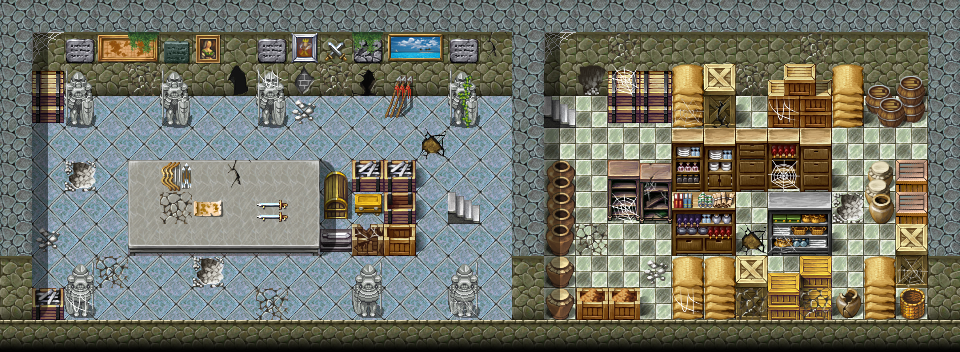

A level layout from a 2D game, rendered from its tile map. Below: a short description, then the map file with tile-grid data replaced by summaries:
An orthogonal 30x11 tile map with 32x32 px tiles, 3 tile layers (Ground, Objects, Above), 1 hidden layer not drawn, 28 tilesets and 11 objects (6x spawn, 3x script, 2x mapchange).

<map version="1.0" orientation="orthogonal" width="30" height="11" tilewidth="32" tileheight="32">
    <tileset firstgid="1" name="map_22" tilewidth="32" tileheight="32">
        <image source="../drawable/map_22.png" width="256" height="256" />
    </tileset>
    <tileset firstgid="65" name="map_5" tilewidth="32" tileheight="32">
        <image source="../drawable/map_5.png" width="256" height="256" />
    </tileset>
    <tileset firstgid="129" name="map_12" tilewidth="32" tileheight="32">
        <image source="../drawable/map_12.png" width="256" height="256" />
    </tileset>
    <tileset firstgid="193" name="map_11" tilewidth="32" tileheight="32">
        <image source="../drawable/map_11.png" width="256" height="256" />
    </tileset>
    <tileset firstgid="257" name="map_27" tilewidth="32" tileheight="32">
        <image source="../drawable/map_27.png" width="256" height="256" />
    </tileset>
    <tileset firstgid="321" name="map_43" tilewidth="32" tileheight="32">
        <image source="../drawable/map_43.png" width="256" height="256" />
    </tileset>
    <tileset firstgid="385" name="map_7" tilewidth="32" tileheight="32">
        <image source="../drawable/map_7.png" width="256" height="256" />
    </tileset>
    <tileset firstgid="449" name="map_10" tilewidth="32" tileheight="32">
        <image source="../drawable/map_10.png" width="256" height="256" />
    </tileset>
    <tileset firstgid="513" name="map_23" tilewidth="32" tileheight="32">
        <image source="../drawable/map_23.png" width="256" height="256" />
    </tileset>
    <tileset firstgid="577" name="map_8" tilewidth="32" tileheight="32">
        <image source="../drawable/map_8.png" width="256" height="256" />
    </tileset>
    <tileset firstgid="641" name="map_3" tilewidth="32" tileheight="32">
        <image source="../drawable/map_3.png" width="256" height="256" />
    </tileset>
    <tileset firstgid="705" name="map_16" tilewidth="32" tileheight="32">
        <image source="../drawable/map_16.png" width="256" height="256" />
    </tileset>
    <tileset firstgid="769" name="map_0" tilewidth="32" tileheight="32">
        <image source="../drawable/map_0.png" width="256" height="256" />
    </tileset>
    <tileset firstgid="833" name="map_9" tilewidth="32" tileheight="32">
        <image source="../drawable/map_9.png" width="256" height="256" />
    </tileset>
    <tileset firstgid="897" name="map_1" tilewidth="32" tileheight="32">
        <image source="../drawable/map_1.png" width="256" height="256" />
    </tileset>
    <tileset firstgid="961" name="map_25" tilewidth="32" tileheight="32">
        <image source="../drawable/map_25.png" width="256" height="256" />
    </tileset>
    <tileset firstgid="1025" name="map_21" tilewidth="32" tileheight="32">
        <image source="../drawable/map_21.png" width="256" height="256" />
    </tileset>
    <tileset firstgid="1089" name="map_2" tilewidth="32" tileheight="32">
        <image source="../drawable/map_2.png" width="256" height="256" />
    </tileset>
    <tileset firstgid="1153" name="map_32" tilewidth="32" tileheight="32">
        <image source="../drawable/map_32.png" width="256" height="256" />
    </tileset>
    <tileset firstgid="1217" name="map_6" tilewidth="32" tileheight="32">
        <image source="../drawable/map_6.png" width="256" height="256" />
    </tileset>
    <tileset firstgid="1281" name="map_17" tilewidth="32" tileheight="32">
        <image source="../drawable/map_17.png" width="256" height="256" />
    </tileset>
    <tileset firstgid="1345" name="map_14" tilewidth="32" tileheight="32">
        <image source="../drawable/map_14.png" width="256" height="256" />
    </tileset>
    <tileset firstgid="1409" name="map_15" tilewidth="32" tileheight="32">
        <image source="../drawable/map_15.png" width="256" height="256" />
    </tileset>
    <tileset firstgid="1473" name="map_20" tilewidth="32" tileheight="32">
        <image source="../drawable/map_20.png" width="256" height="256" />
    </tileset>
    <tileset firstgid="1537" name="map_19" tilewidth="32" tileheight="32">
        <image source="../drawable/map_19.png" width="256" height="256" />
    </tileset>
    <tileset firstgid="1601" name="map_18" tilewidth="32" tileheight="32">
        <image source="../drawable/map_18.png" width="256" height="256" />
    </tileset>
    <tileset firstgid="1665" name="map_40" tilewidth="32" tileheight="32">
        <image source="../drawable/map_40.png" width="256" height="256" />
    </tileset>
    <tileset firstgid="1729" name="map_37" tilewidth="32" tileheight="32">
        <image source="../drawable/map_37.png" width="256" height="256" />
    </tileset>
    <layer name="Ground" width="30" height="11">
        <data>[330 cells, 330 non-empty, 17 distinct tile ids]</data>
    </layer>
    <layer name="Objects" width="30" height="11">
        <data>[330 cells, 124 non-empty, 73 distinct tile ids]</data>
    </layer>
    <layer name="Above" width="30" height="11">
        <data>[330 cells, 61 non-empty, 28 distinct tile ids]</data>
    </layer>
    <layer name="Walkable" width="30" height="11" visible="0">
        <data>[330 cells, 218 non-empty, 1 distinct tile ids]</data>
    </layer>
    <objectgroup name="Mapevents" visible="0">
        <object name="up1" type="mapchange" x="448" y="192" width="32" height="32">
            <properties>
                <property name="map" value="stoutford_castle0" />
                <property name="place" value="down1" />
            </properties>
        </object>
        <object name="up2" type="mapchange" x="544" y="96" width="32" height="32">
            <properties>
                <property name="map" value="stoutford_castle0" />
                <property name="place" value="down2" />
            </properties>
        </object>
        <object name="stn_gyra_m11_3b" type="script" x="416" y="224" width="96" height="32" />
        <object name="stn_gyra_m11_3" type="script" x="416" y="160" width="96" height="32" />
        <object name="stn_gyra_m11_2" type="script" x="576" y="96" width="32" height="96" />
    </objectgroup>
    <objectgroup name="Spawn">
        <object name="erwyn_knight" type="spawn" x="32" y="128" width="448" height="160">
            <properties>
                <property name="spawngroup" value="erwyn_knight" />
            </properties>
        </object>
        <object name="erwyn_servant" type="spawn" x="544" y="128" width="320" height="160">
            <properties>
                <property name="quantity" value="2" />
                <property name="spawngroup" value="erwyn_servant" />
            </properties>
        </object>
        <object name="stn_gyra" type="spawn" x="864" y="224" width="32" height="32">
            <properties>
                <property name="spawngroup" value="stn_gyra" />
            </properties>
        </object>
        <object name="stn_gyra1" type="spawn" x="832" y="224" width="64" height="64">
            <properties>
                <property name="active" value="false" />
                <property name="ignoreAreas" value="true" />
                <property name="spawngroup" value="stn_gyra1" />
            </properties>
        </object>
        <object name="stn_gyra2" type="spawn" x="544" y="96" width="32" height="32">
            <properties>
                <property name="active" value="false" />
                <property name="ignoreAreas" value="true" />
                <property name="spawngroup" value="stn_gyra2" />
            </properties>
        </object>
        <object name="stn_gyra3" type="spawn" x="448" y="192" width="32" height="32">
            <properties>
                <property name="active" value="false" />
                <property name="ignoreAreas" value="true" />
                <property name="spawngroup" value="stn_gyra3" />
            </properties>
        </object>
    </objectgroup>
    <objectgroup name="Keys" />
    <objectgroup name="Replace" />
</map>